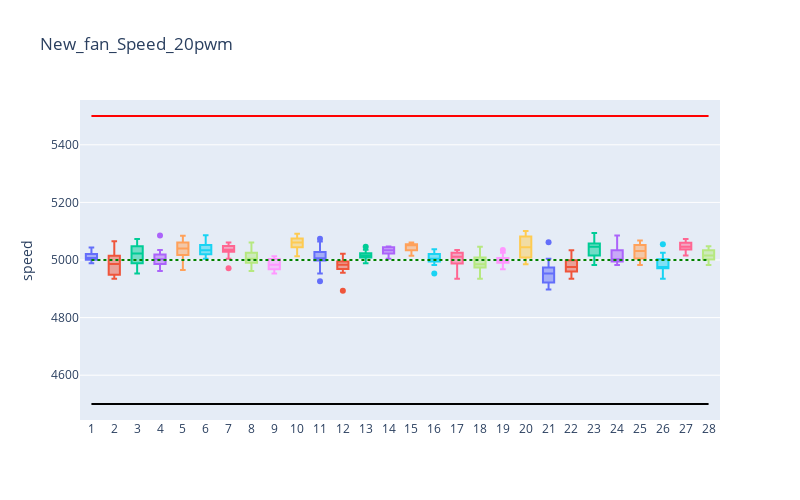

Write notebook code for a chart like this one.
### Code cell
box_plot(New_fan_Speed_20pwm,upper_limit=5500,lower_limit=4500,
                 nominal=5000,name='New_fan_Speed_20pwm',plot_data='speed')

### Figure 1 — Plotly figure (JSON) as saved in the notebook; plotly's stock layout.template omitted (floating-point values rounded to 4 significant figures)
{"data": [{"name": "1", "showlegend": false, "type": "box", "y": [4992, 5007, 5025, 5001, 5007, 5016, 5001, 5016, 4989, 5016, 5043, 5025, 5007, 5006, 4999, 5031]}, {"name": "2", "showlegend": false, "type": "box", "y": [5007, 4944, 4986, 5022, 5001, 4959, 4938, 5028, 5055, 4953, 4959, 4986, 4995, 4943, 5065, 4935]}, {"name": "3", "showlegend": false, "type": "box", "y": [5054, 5013, 5049, 5013, 5004, 5022, 5055, 5073, 5037, 5034, 4953, 4971, 4962, 5024, 5047, 4974]}, {"name": "4", "showlegend": false, "type": "box", "y": [5035, 4965, 4986, 5001, 5004, 5004, 4986, 5085, 5022, 5016, 4986, 4989, 4989, 5006, 5032, 4962]}, {"name": "5", "showlegend": false, "type": "box", "y": [5084, 5073, 5019, 5049, 4965, 5079, 5043, 5049, 5037, 4977, 5082, 5034, 5016, 4967, 5047, 5028]}, {"name": "6", "showlegend": false, "type": "box", "y": [5040, 5025, 5049, 5004, 5031, 5085, 5016, 5055, 5076, 5034, 5034, 5016, 5049, 5024, 5086, 5016]}, {"name": "7", "showlegend": false, "type": "box", "y": [5035, 5046, 5061, 5061, 5049, 5037, 5034, 5061, 5034, 5034, 4971, 5004, 5013, 5024, 5044, 5049]}, {"name": "8", "showlegend": false, "type": "box", "y": [5035, 4965, 5004, 4989, 5016, 5052, 5061, 5043, 4998, 4995, 5004, 5013, 4992, 4985, 5008, 4962]}, {"name": "9", "showlegend": false, "type": "box", "y": [5003, 4959, 4974, 5004, 5001, 4968, 4953, 5007, 4968, 5013, 4962, 4989, 4971, 5003, 4978, 5004]}, {"name": "10", "showlegend": false, "type": "box", "y": [5064, 5073, 5076, 5091, 5079, 5061, 5058, 5076, 5043, 5043, 5073, 5061, 5046, 5033, 5053, 5013]}, {"name": "11", "showlegend": false, "type": "box", "y": [5046, 4995, 5013, 5022, 5001, 5004, 5001, 5004, 5064, 5019, 4953, 4926, 4989, 5009, 5074, 5034]}, {"name": "12", "showlegend": false, "type": "box", "y": [4969, 4986, 5004, 4998, 4956, 4989, 4968, 4986, 4971, 5001, 4962, 4893, 5022, 4991, 4981, 4974]}, {"name": "13", "showlegend": false, "type": "box", "y": [5036, 5022, 5028, 5025, 5013, 5013, 5016, 5046, 4995, 5013, 5016, 4989, 5016, 5003, 5005, 5016]}, {"name": "14", "showlegend": false, "type": "box", "y": [5047, 5043, 5004, 5043, 5016, 5046, 5022, 5031, 5037, 5034, 5034, 5004, 5031, 5024, 5047, 5046]}, {"name": "15", "showlegend": false, "type": "box", "y": [5053, 5055, 5061, 5061, 5058, 5049, 5025, 5055, 5043, 5025, 5046, 5019, 5046, 5015, 5053, 5055]}, {"name": "16", "showlegend": false, "type": "box", "y": [5023, 5001, 5025, 5007, 5001, 4995, 4995, 5022, 4983, 5019, 4998, 4953, 5007, 5009, 4993, 5037]}, {"name": "17", "showlegend": false, "type": "box", "y": [5031, 4935, 5034, 5016, 4977, 4989, 4956, 5025, 5025, 5007, 5019, 4986, 5025, 4997, 5035, 5001]}, {"name": "18", "showlegend": false, "type": "box", "y": [5017, 5028, 4983, 4974, 4992, 4974, 5004, 5046, 4956, 4992, 4983, 5013, 4935, 4982, 4966, 4987]}, {"name": "19", "showlegend": false, "type": "box", "y": [5017, 4968, 5007, 5007, 4995, 4998, 5001, 4992, 5025, 5007, 4977, 4989, 4986, 4997, 5035, 4995]}, {"name": "20", "showlegend": false, "type": "box", "y": [5030, 5055, 5034, 5016, 4992, 5013, 5085, 5091, 5091, 4995, 5055, 5061, 5004, 4985, 5101, 5079]}, {"name": "21", "showlegend": false, "type": "box", "y": [5062, 5004, 4974, 4986, 4953, 4974, 4962, 4905, 4935, 4908, 4953, 4947, 4953, 4898, 4945, 4905]}, {"name": "22", "showlegend": false, "type": "box", "y": [5009, 4956, 5034, 4977, 4974, 4965, 5019, 4947, 4968, 4965, 4989, 5016, 4935, 4955, 4978, 4977]}, {"name": "23", "showlegend": false, "type": "box", "y": [5086, 5043, 4995, 4983, 5055, 5052, 4998, 5034, 5049, 5043, 5055, 5073, 5094, 5033, 5059, 4983]}, {"name": "24", "showlegend": false, "type": "box", "y": [5016, 4995, 5046, 4986, 5001, 4989, 5025, 4995, 4995, 5085, 5001, 5013, 4983, 5075, 5005, 5043]}, {"name": "25", "showlegend": false, "type": "box", "y": [5068, 5058, 4989, 4983, 5031, 5046, 4983, 5034, 5058, 5025, 4995, 5025, 5031, 5015, 5068, 5031]}, {"name": "26", "showlegend": false, "type": "box", "y": [4982, 4974, 5055, 4977, 4971, 4935, 4971, 4962, 5007, 4971, 4974, 4986, 5025, 4961, 5017, 4998]}, {"name": "27", "showlegend": false, "type": "box", "y": [5065, 5064, 5022, 5043, 5043, 5049, 5037, 5046, 5046, 5046, 5067, 5016, 5016, 5036, 5056, 5073]}, {"name": "28", "showlegend": false, "type": "box", "y": [5048, 4995, 5046, 5001, 4995, 4983, 5016, 5034, 5016, 5013, 5004, 5034, 5046, 5003, 5026, 5034]}, {"line": {"color": "red"}, "mode": "lines", "showlegend": false, "type": "scatter", "x": [1, 28], "y": [5500, 5500]}, {"line": {"color": "black"}, "mode": "lines", "showlegend": false, "type": "scatter", "x": [1, 28], "y": [4500, 4500]}, {"line": {"color": "green", "dash": "dot"}, "mode": "lines", "showlegend": false, "type": "scatter", "x": [1, 28], "y": [5000, 5000]}], "layout": {"height": 500, "title": {"text": "New_fan_Speed_20pwm"}, "width": 800, "yaxis": {"title": {"text": "speed"}}}}
